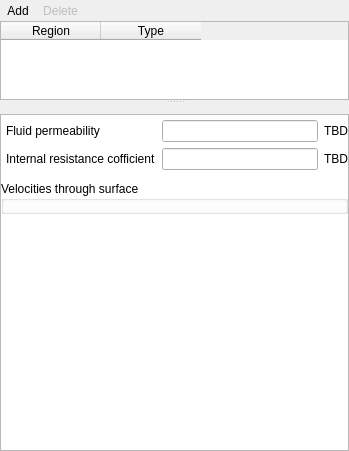
<?xml version="1.0" encoding="UTF-8"?>
<ui version="4.0">
 <class>internal_surfaces</class>
 <widget class="QWidget" name="internal_surfaces">
  <property name="geometry">
   <rect>
    <x>0</x>
    <y>0</y>
    <width>349</width>
    <height>451</height>
   </rect>
  </property>
  <property name="windowTitle">
   <string>Internal Surfaces</string>
  </property>
  <property name="styleSheet">
   <string notr="true"/>
  </property>
  <layout class="QVBoxLayout" name="verticalLayout">
   <property name="spacing">
    <number>0</number>
   </property>
   <property name="leftMargin">
    <number>0</number>
   </property>
   <property name="topMargin">
    <number>0</number>
   </property>
   <property name="rightMargin">
    <number>0</number>
   </property>
   <property name="bottomMargin">
    <number>0</number>
   </property>
   <item>
    <widget class="QSplitter" name="splitter">
     <property name="orientation">
      <enum>Qt::Vertical</enum>
     </property>
     <widget class="QFrame" name="top_frame">
      <property name="sizePolicy">
       <sizepolicy hsizetype="Expanding" vsizetype="MinimumExpanding">
        <horstretch>0</horstretch>
        <verstretch>0</verstretch>
       </sizepolicy>
      </property>
      <property name="maximumSize">
       <size>
        <width>16777215</width>
        <height>100</height>
       </size>
      </property>
      <property name="frameShape">
       <enum>QFrame::NoFrame</enum>
      </property>
      <property name="frameShadow">
       <enum>QFrame::Plain</enum>
      </property>
      <layout class="QVBoxLayout" name="verticalLayout_3">
       <property name="spacing">
        <number>0</number>
       </property>
       <property name="leftMargin">
        <number>0</number>
       </property>
       <property name="topMargin">
        <number>0</number>
       </property>
       <property name="rightMargin">
        <number>0</number>
       </property>
       <property name="bottomMargin">
        <number>0</number>
       </property>
       <item>
        <widget class="QFrame" name="frame_add_delete">
         <property name="frameShape">
          <enum>QFrame::NoFrame</enum>
         </property>
         <property name="frameShadow">
          <enum>QFrame::Plain</enum>
         </property>
         <layout class="QHBoxLayout" name="horizontalLayout_7">
          <property name="spacing">
           <number>0</number>
          </property>
          <property name="leftMargin">
           <number>0</number>
          </property>
          <property name="topMargin">
           <number>0</number>
          </property>
          <property name="rightMargin">
           <number>0</number>
          </property>
          <property name="bottomMargin">
           <number>0</number>
          </property>
          <item>
           <layout class="QHBoxLayout" name="horizontalLayout">
            <item>
             <widget class="QToolButton" name="toolbutton_add">
              <property name="toolTip">
               <string>Define new point source over one or more regions</string>
              </property>
              <property name="text">
               <string>Add</string>
              </property>
              <property name="autoRaise">
               <bool>true</bool>
              </property>
             </widget>
            </item>
            <item>
             <widget class="QToolButton" name="toolbutton_delete">
              <property name="enabled">
               <bool>false</bool>
              </property>
              <property name="toolTip">
               <string>Delete point source for region</string>
              </property>
              <property name="text">
               <string>Delete</string>
              </property>
              <property name="autoRaise">
               <bool>true</bool>
              </property>
             </widget>
            </item>
            <item>
             <spacer name="horizontalSpacer">
              <property name="orientation">
               <enum>Qt::Horizontal</enum>
              </property>
              <property name="sizeHint" stdset="0">
               <size>
                <width>40</width>
                <height>20</height>
               </size>
              </property>
             </spacer>
            </item>
           </layout>
          </item>
         </layout>
        </widget>
       </item>
       <item>
        <widget class="QTableWidget" name="tablewidget_regions">
         <property name="maximumSize">
          <size>
           <width>16777215</width>
           <height>100</height>
          </size>
         </property>
         <property name="selectionMode">
          <enum>QAbstractItemView::SingleSelection</enum>
         </property>
         <property name="selectionBehavior">
          <enum>QAbstractItemView::SelectRows</enum>
         </property>
         <attribute name="horizontalHeaderHighlightSections">
          <bool>false</bool>
         </attribute>
         <attribute name="verticalHeaderVisible">
          <bool>false</bool>
         </attribute>
         <column>
          <property name="text">
           <string>Region</string>
          </property>
         </column>
         <column>
          <property name="text">
           <string>Type</string>
          </property>
         </column>
        </widget>
       </item>
      </layout>
     </widget>
     <widget class="QFrame" name="bottom_frame">
      <property name="sizePolicy">
       <sizepolicy hsizetype="Expanding" vsizetype="Expanding">
        <horstretch>0</horstretch>
        <verstretch>0</verstretch>
       </sizepolicy>
      </property>
      <property name="frameShape">
       <enum>QFrame::NoFrame</enum>
      </property>
      <property name="frameShadow">
       <enum>QFrame::Plain</enum>
      </property>
      <layout class="QGridLayout" name="gridLayout_15">
       <property name="leftMargin">
        <number>0</number>
       </property>
       <property name="topMargin">
        <number>10</number>
       </property>
       <property name="rightMargin">
        <number>0</number>
       </property>
       <property name="bottomMargin">
        <number>0</number>
       </property>
       <item row="0" column="0">
        <layout class="QHBoxLayout" name="horizontalLayout_2"/>
       </item>
       <item row="1" column="0">
        <widget class="QScrollArea" name="scrollarea_detail">
         <property name="sizePolicy">
          <sizepolicy hsizetype="Expanding" vsizetype="MinimumExpanding">
           <horstretch>0</horstretch>
           <verstretch>0</verstretch>
          </sizepolicy>
         </property>
         <property name="minimumSize">
          <size>
           <width>0</width>
           <height>0</height>
          </size>
         </property>
         <property name="styleSheet">
          <string notr="true">QWidget#detail_pane {background-color: white}</string>
         </property>
         <property name="widgetResizable">
          <bool>true</bool>
         </property>
         <widget class="QWidget" name="detail_pane">
          <property name="geometry">
           <rect>
            <x>0</x>
            <y>0</y>
            <width>345</width>
            <height>323</height>
           </rect>
          </property>
          <layout class="QVBoxLayout" name="verticalLayout_4">
           <property name="leftMargin">
            <number>0</number>
           </property>
           <property name="topMargin">
            <number>0</number>
           </property>
           <property name="rightMargin">
            <number>0</number>
           </property>
           <property name="bottomMargin">
            <number>0</number>
           </property>
           <item>
            <layout class="QVBoxLayout" name="verticalLayout_2">
             <item>
              <widget class="QFrame" name="frame_fluid_parameters">
               <property name="frameShape">
                <enum>QFrame::NoFrame</enum>
               </property>
               <property name="frameShadow">
                <enum>QFrame::Plain</enum>
               </property>
               <layout class="QGridLayout" name="gridLayout_3">
                <property name="leftMargin">
                 <number>5</number>
                </property>
                <property name="topMargin">
                 <number>5</number>
                </property>
                <property name="rightMargin">
                 <number>0</number>
                </property>
                <property name="bottomMargin">
                 <number>5</number>
                </property>
                <item row="1" column="0">
                 <widget class="QLabel" name="label_is_pc_2">
                  <property name="text">
                   <string>Internal resistance cofficient</string>
                  </property>
                 </widget>
                </item>
                <item row="0" column="0">
                 <widget class="QLabel" name="label_is_pc_1">
                  <property name="text">
                   <string>Fluid permeability</string>
                  </property>
                 </widget>
                </item>
                <item row="0" column="2">
                 <widget class="QLabel" name="label_is_pc_1_units">
                  <property name="text">
                   <string>TBD</string>
                  </property>
                 </widget>
                </item>
                <item row="0" column="1">
                 <widget class="LineEdit" name="lineedit_keyword_is_pc_args_IS_1"/>
                </item>
                <item row="1" column="2">
                 <widget class="QLabel" name="label_is_pc_2_units">
                  <property name="text">
                   <string>TBD</string>
                  </property>
                 </widget>
                </item>
                <item row="1" column="1">
                 <widget class="LineEdit" name="lineedit_keyword_is_pc_args_IS_2"/>
                </item>
               </layout>
              </widget>
             </item>
             <item>
              <widget class="QGroupBox" name="groupbox_solids_velocities">
               <property name="title">
                <string>Velocities through surface</string>
               </property>
               <property name="flat">
                <bool>true</bool>
               </property>
               <layout class="QGridLayout" name="gridLayout_5">
                <property name="leftMargin">
                 <number>0</number>
                </property>
                <property name="topMargin">
                 <number>10</number>
                </property>
                <property name="rightMargin">
                 <number>0</number>
                </property>
                <property name="bottomMargin">
                 <number>0</number>
                </property>
               </layout>
              </widget>
             </item>
            </layout>
           </item>
           <item>
            <spacer name="verticalSpacer">
             <property name="orientation">
              <enum>Qt::Vertical</enum>
             </property>
             <property name="sizeHint" stdset="0">
              <size>
               <width>20</width>
               <height>40</height>
              </size>
             </property>
            </spacer>
           </item>
          </layout>
         </widget>
        </widget>
       </item>
      </layout>
     </widget>
    </widget>
   </item>
  </layout>
 </widget>
 <customwidgets>
  <customwidget>
   <class>LineEdit</class>
   <extends>QLineEdit</extends>
   <header>mfix.widgets.base</header>
  </customwidget>
 </customwidgets>
 <resources/>
 <connections/>
</ui>
